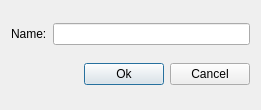
<?xml version="1.0" encoding="UTF-8"?>
<ui version="4.0">
 <class>Dialog</class>
 <widget class="QDialog" name="Dialog">
  <property name="geometry">
   <rect>
    <x>0</x>
    <y>0</y>
    <width>261</width>
    <height>110</height>
   </rect>
  </property>
  <property name="windowTitle">
   <string>Dialog</string>
  </property>
  <layout class="QVBoxLayout" name="verticalLayout">
   <item>
    <layout class="QHBoxLayout" name="horizontalLayout">
     <item>
      <widget class="QLabel" name="label">
       <property name="text">
        <string>Name:</string>
       </property>
       <property name="buddy">
        <cstring>lineEdit</cstring>
       </property>
      </widget>
     </item>
     <item>
      <widget class="QLineEdit" name="lineEdit"/>
     </item>
    </layout>
   </item>
   <item>
    <layout class="QHBoxLayout" name="horizontalLayout_2">
     <item>
      <spacer name="horizontalSpacer">
       <property name="orientation">
        <enum>Qt::Horizontal</enum>
       </property>
       <property name="sizeHint" stdset="0">
        <size>
         <width>40</width>
         <height>20</height>
        </size>
       </property>
      </spacer>
     </item>
     <item>
      <widget class="QPushButton" name="pushButton">
       <property name="text">
        <string>Ok</string>
       </property>
      </widget>
     </item>
     <item>
      <widget class="QPushButton" name="pushButton_2">
       <property name="text">
        <string>Cancel</string>
       </property>
      </widget>
     </item>
    </layout>
   </item>
  </layout>
 </widget>
 <layoutdefault spacing="6" margin="11"/>
 <tabstops>
  <tabstop>lineEdit</tabstop>
  <tabstop>pushButton</tabstop>
  <tabstop>pushButton_2</tabstop>
 </tabstops>
 <resources/>
 <connections>
  <connection>
   <sender>pushButton_2</sender>
   <signal>clicked()</signal>
   <receiver>Dialog</receiver>
   <slot>close()</slot>
   <hints>
    <hint type="sourcelabel">
     <x>213</x>
     <y>81</y>
    </hint>
    <hint type="destinationlabel">
     <x>224</x>
     <y>102</y>
    </hint>
   </hints>
  </connection>
  <connection>
   <sender>pushButton</sender>
   <signal>clicked()</signal>
   <receiver>Dialog</receiver>
   <slot>accept()</slot>
   <hints>
    <hint type="sourcelabel">
     <x>132</x>
     <y>82</y>
    </hint>
    <hint type="destinationlabel">
     <x>150</x>
     <y>101</y>
    </hint>
   </hints>
  </connection>
 </connections>
</ui>
